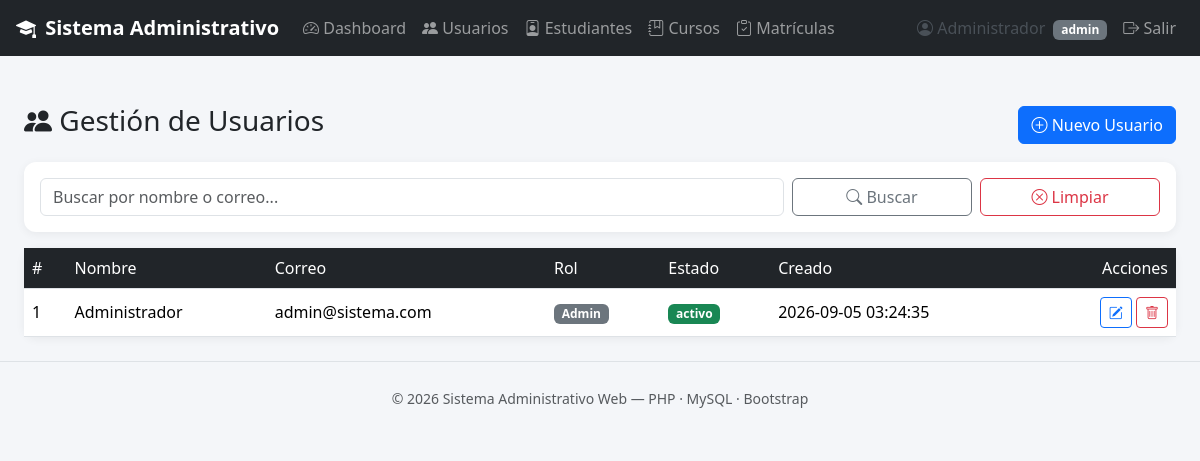
Page /usuarios/index.php (signed in) on the committed database.
### tables this page shows
CREATE TABLE usuarios (
    id INT AUTO_INCREMENT PRIMARY KEY,
    nombre VARCHAR(100) NOT NULL,
    email VARCHAR(150) NOT NULL UNIQUE,
    password VARCHAR(255) NOT NULL,           
    rol ENUM('admin','secretaria','docente') NOT NULL DEFAULT 'secretaria',
    estado ENUM('activo','inactivo') NOT NULL DEFAULT 'activo',
    created_at TIMESTAMP DEFAULT CURRENT_TIMESTAMP,
    updated_at TIMESTAMP DEFAULT CURRENT_TIMESTAMP ON UPDATE CURRENT_TIMESTAMP
);

### includes/funciones.php (called while the page is built, shortened)
<?php
function limpiar($valor) {
    return htmlspecialchars(trim($valor ?? ''), ENT_QUOTES, 'UTF-8');
}

### usuarios/index.php (the view, shortened to what this page needs)
<?php
require_once '../includes/funciones.php';
$pdo = conectarDB();
$busqueda = trim($_GET['q'] ?? '');
if ($busqueda !== '') {
    $stmt = $pdo->prepare("SELECT * FROM usuarios WHERE nombre LIKE ? OR email LIKE ? ORDER BY id DESC");
    $like = '%' . $busqueda . '%';
    $stmt->execute([$like, $like]);
} else {
    $stmt = $pdo->query("SELECT * FROM usuarios ORDER BY id DESC");
}
$usuarios = $stmt->fetchAll();
require_once '../includes/header.php';
?>
<div class="d-flex justify-content-between align-items-center mb-3">
  <h3><i class="bi bi-people-fill"></i> Gestión de Usuarios</h3>
  <a href="form.php" class="btn btn-primary"><i class="bi bi-plus-circle"></i> Nuevo Usuario</a>
</div>
<div class="card card-dashboard mb-3">
  <div class="card-body">
    <form method="GET" class="row g-2">
      <div class="col-md-8">
        <input type="text" name="q" class="form-control" placeholder="Buscar por nombre o correo..." value="<?= limpiar($busqueda) ?>">
      </div>
      <div class="col-md-2">
        <button class="btn btn-outline-secondary w-100" type="submit"><i class="bi bi-search"></i> Buscar</button>
      </div>
      <div class="col-md-2">
        <a href="index.php" class="btn btn-outline-danger w-100"><i class="bi bi-x-circle"></i> Limpiar</a>
      </div>
    </form>
  </div>
</div>
<div class="card card-dashboard">
  <div class="table-responsive">
    <table class="table table-hover mb-0 align-middle">
      <thead>
        <tr>
          <th>#</th>
          <th>Nombre</th>
          <th>Correo</th>
          <th>Rol</th>
          <th>Estado</th>
          <th>Creado</th>
          <th class="text-end">Acciones</th>
        </tr>
      </thead>
      <tbody>
        <?php if ($usuarios): ?>
          <?php foreach ($usuarios as $u): ?>
            <tr>
              <td><?= (int)$u['id'] ?></td>
              <td><?= limpiar($u['nombre']) ?></td>
              <td><?= limpiar($u['email']) ?></td>
              <td><span class="badge bg-secondary text-capitalize"><?= limpiar($u['rol']) ?></span></td>
              <td>
                <span class="badge <?= $u['estado'] === 'activo' ? 'bg-success' : 'bg-secondary' ?>">
                  <?= limpiar($u['estado']) ?>
                </span>
              </td>
              <td><?= limpiar($u['created_at']) ?></td>
              <td class="text-end">
                <a href="form.php?id=<?= (int)$u['id'] ?>" class="btn btn-sm btn-outline-primary"><i class="bi bi-pencil-square"></i></a>
                <form action="eliminar.php" method="POST" class="d-inline" onsubmit="return confirm('¿Eliminar este usuario?');">
                  <button class="btn btn-sm btn-outline-danger" type="submit"><i class="bi bi-trash"></i></button>
                </form>
              </td>
            </tr>
          <?php endforeach; ?>
        <?php else: ?>
          <tr><td colspan="7" class="text-center text-muted py-3">No se encontraron usuarios.</td></tr>
        <?php endif; ?>
      </tbody>
    </table>
  </div>
</div>
<?php require_once '../includes/footer.php'; ?>

### assets/css/style.css (style rules this page uses)
body { background-color: #f4f6f9; }
.card-dashboard { border: none; border-radius: 0.75rem; box-shadow: 0 2px 10px rgba(0,0,0,0.06); transition: transform .15s ease; }
.table thead th { background-color: #212529; color: #fff; font-weight: 500; }

### rows in the picture
usuarios: id "1", nombre "Administrador", email "admin@sistema.com", rol "Admin", estado "activo", created_at "2026-09-05 03:24:35"

### other values in the picture
limpiar($_SESSION['usuario_nombre'] ?? '') "Administrador"
limpiar($_SESSION['usuario_rol'] ?? '') "admin"
